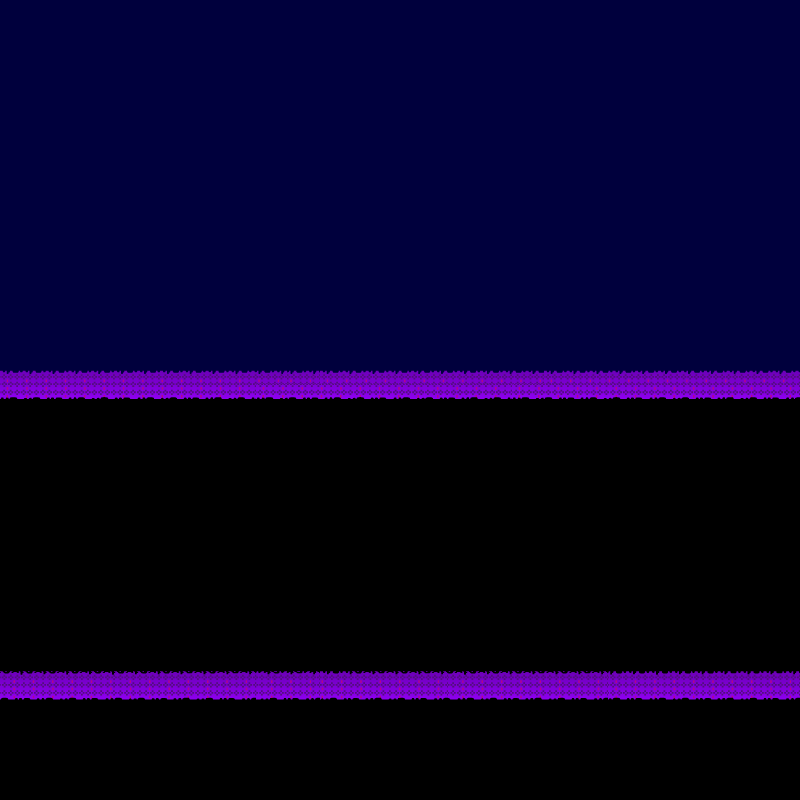

A 2D game scene composited from a Tiled map and its tileset images. What follows is a short description and the map's XML, with each tile layer's data collapsed to a summary:
An orthogonal 25x25 tile map with 32x32 px tiles, 1 tile layer (Tile Layer 1).

<map version="1.0" orientation="orthogonal" renderorder="right-down" width="25" height="25" tilewidth="32" tileheight="32" nextobjectid="1">
 <tileset firstgid="1" name="frogger" tilewidth="32" tileheight="32">
  <image source="frogger.png" trans="ff00ff" width="512" height="1024" />
 </tileset>
 <layer name="Tile Layer 1" width="25" height="25">
  <data>[625 cells, 625 non-empty, 62 distinct tile ids]</data>
 </layer>
</map>
